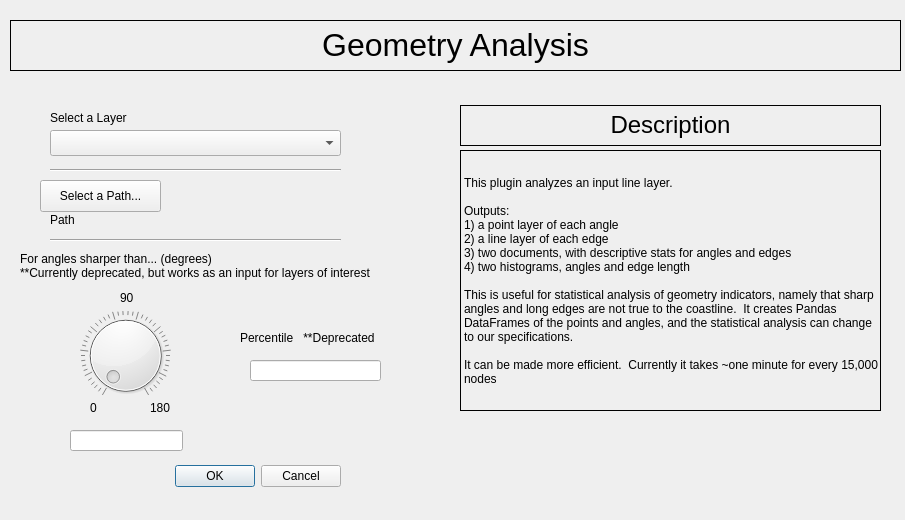
<?xml version="1.0" encoding="UTF-8"?>
<ui version="4.0">
 <class>FindSharpAnglesDialogBase</class>
 <widget class="QDialog" name="FindSharpAnglesDialogBase">
  <property name="geometry">
   <rect>
    <x>0</x>
    <y>0</y>
    <width>905</width>
    <height>520</height>
   </rect>
  </property>
  <property name="windowTitle">
   <string>Find Sharp Angles</string>
  </property>
  <widget class="QDialogButtonBox" name="button_box">
   <property name="geometry">
    <rect>
     <x>150</x>
     <y>460</y>
     <width>191</width>
     <height>32</height>
    </rect>
   </property>
   <property name="orientation">
    <enum>Qt::Horizontal</enum>
   </property>
   <property name="standardButtons">
    <set>QDialogButtonBox::Cancel|QDialogButtonBox::Ok</set>
   </property>
  </widget>
  <widget class="QPushButton" name="path_btn">
   <property name="geometry">
    <rect>
     <x>40</x>
     <y>180</y>
     <width>121</width>
     <height>32</height>
    </rect>
   </property>
   <property name="text">
    <string>Select a Path...</string>
   </property>
  </widget>
  <widget class="QLabel" name="path_lbl">
   <property name="geometry">
    <rect>
     <x>50</x>
     <y>210</y>
     <width>291</width>
     <height>20</height>
    </rect>
   </property>
   <property name="text">
    <string>Path</string>
   </property>
   <property name="textFormat">
    <enum>Qt::AutoText</enum>
   </property>
  </widget>
  <widget class="QDial" name="angle_dial">
   <property name="geometry">
    <rect>
     <x>80</x>
     <y>310</y>
     <width>91</width>
     <height>91</height>
    </rect>
   </property>
   <property name="maximum">
    <number>180</number>
   </property>
   <property name="notchesVisible">
    <bool>true</bool>
   </property>
  </widget>
  <widget class="QLineEdit" name="angle_box">
   <property name="geometry">
    <rect>
     <x>70</x>
     <y>430</y>
     <width>113</width>
     <height>21</height>
    </rect>
   </property>
  </widget>
  <widget class="QLabel" name="scroll_min">
   <property name="geometry">
    <rect>
     <x>90</x>
     <y>400</y>
     <width>21</width>
     <height>16</height>
    </rect>
   </property>
   <property name="text">
    <string>0</string>
   </property>
  </widget>
  <widget class="QLabel" name="scroll_max">
   <property name="geometry">
    <rect>
     <x>150</x>
     <y>400</y>
     <width>21</width>
     <height>16</height>
    </rect>
   </property>
   <property name="text">
    <string>180</string>
   </property>
  </widget>
  <widget class="QLabel" name="scroll_mid">
   <property name="geometry">
    <rect>
     <x>120</x>
     <y>290</y>
     <width>21</width>
     <height>16</height>
    </rect>
   </property>
   <property name="text">
    <string>90</string>
   </property>
  </widget>
  <widget class="Line" name="line">
   <property name="geometry">
    <rect>
     <x>50</x>
     <y>230</y>
     <width>291</width>
     <height>20</height>
    </rect>
   </property>
   <property name="orientation">
    <enum>Qt::Horizontal</enum>
   </property>
  </widget>
  <widget class="QLabel" name="scroll_title">
   <property name="geometry">
    <rect>
     <x>20</x>
     <y>240</y>
     <width>411</width>
     <height>51</height>
    </rect>
   </property>
   <property name="text">
    <string>For angles sharper than... (degrees)   
**Currently deprecated, but works as an input for layers of interest</string>
   </property>
   <property name="wordWrap">
    <bool>true</bool>
   </property>
  </widget>
  <widget class="QComboBox" name="selectLayer">
   <property name="geometry">
    <rect>
     <x>50</x>
     <y>130</y>
     <width>291</width>
     <height>26</height>
    </rect>
   </property>
  </widget>
  <widget class="Line" name="line_2">
   <property name="geometry">
    <rect>
     <x>50</x>
     <y>160</y>
     <width>291</width>
     <height>20</height>
    </rect>
   </property>
   <property name="orientation">
    <enum>Qt::Horizontal</enum>
   </property>
  </widget>
  <widget class="QLabel" name="layer_select_title">
   <property name="geometry">
    <rect>
     <x>50</x>
     <y>110</y>
     <width>91</width>
     <height>16</height>
    </rect>
   </property>
   <property name="text">
    <string>Select a Layer</string>
   </property>
  </widget>
  <widget class="QLineEdit" name="lineEdit">
   <property name="geometry">
    <rect>
     <x>250</x>
     <y>360</y>
     <width>131</width>
     <height>21</height>
    </rect>
   </property>
  </widget>
  <widget class="QLabel" name="percentile_title">
   <property name="geometry">
    <rect>
     <x>240</x>
     <y>330</y>
     <width>161</width>
     <height>16</height>
    </rect>
   </property>
   <property name="text">
    <string>Percentile   **Deprecated</string>
   </property>
  </widget>
  <widget class="QLabel" name="desc">
   <property name="geometry">
    <rect>
     <x>460</x>
     <y>150</y>
     <width>421</width>
     <height>261</height>
    </rect>
   </property>
   <property name="frameShape">
    <enum>QFrame::Box</enum>
   </property>
   <property name="text">
    <string>This plugin analyzes an input line layer.  

Outputs: 
1) a point layer of each angle 
2) a line layer of each edge 
3) two documents, with descriptive stats for angles and edges 
4) two histograms, angles and edge length

This is useful for statistical analysis of geometry indicators, namely that sharp angles and long edges are not true to the coastline.  It creates Pandas DataFrames of the points and angles, and the statistical analysis can change to our specifications. 

It can be made more efficient.  Currently it takes ~one minute for every 15,000 nodes</string>
   </property>
   <property name="alignment">
    <set>Qt::AlignLeading|Qt::AlignLeft|Qt::AlignVCenter</set>
   </property>
   <property name="wordWrap">
    <bool>true</bool>
   </property>
  </widget>
  <widget class="QLabel" name="desc_title">
   <property name="geometry">
    <rect>
     <x>460</x>
     <y>105</y>
     <width>421</width>
     <height>41</height>
    </rect>
   </property>
   <property name="frameShape">
    <enum>QFrame::Box</enum>
   </property>
   <property name="lineWidth">
    <number>1</number>
   </property>
   <property name="text">
    <string>&lt;html&gt;&lt;head/&gt;&lt;body&gt;&lt;p&gt;&lt;span style=&quot; font-size:18pt;&quot;&gt;Description&lt;/span&gt;&lt;/p&gt;&lt;/body&gt;&lt;/html&gt;</string>
   </property>
   <property name="textFormat">
    <enum>Qt::RichText</enum>
   </property>
   <property name="alignment">
    <set>Qt::AlignCenter</set>
   </property>
  </widget>
  <widget class="QLabel" name="title">
   <property name="geometry">
    <rect>
     <x>10</x>
     <y>20</y>
     <width>891</width>
     <height>51</height>
    </rect>
   </property>
   <property name="frameShape">
    <enum>QFrame::Box</enum>
   </property>
   <property name="text">
    <string>&lt;html&gt;&lt;head/&gt;&lt;body&gt;&lt;p&gt;&lt;span style=&quot; font-size:24pt;&quot;&gt;Geometry Analysis&lt;/span&gt;&lt;/p&gt;&lt;/body&gt;&lt;/html&gt;</string>
   </property>
   <property name="alignment">
    <set>Qt::AlignCenter</set>
   </property>
  </widget>
 </widget>
 <resources/>
 <connections>
  <connection>
   <sender>button_box</sender>
   <signal>accepted()</signal>
   <receiver>FindSharpAnglesDialogBase</receiver>
   <slot>accept()</slot>
   <hints>
    <hint type="sourcelabel">
     <x>20</x>
     <y>20</y>
    </hint>
    <hint type="destinationlabel">
     <x>20</x>
     <y>20</y>
    </hint>
   </hints>
  </connection>
  <connection>
   <sender>button_box</sender>
   <signal>rejected()</signal>
   <receiver>FindSharpAnglesDialogBase</receiver>
   <slot>reject()</slot>
   <hints>
    <hint type="sourcelabel">
     <x>20</x>
     <y>20</y>
    </hint>
    <hint type="destinationlabel">
     <x>20</x>
     <y>20</y>
    </hint>
   </hints>
  </connection>
 </connections>
</ui>
